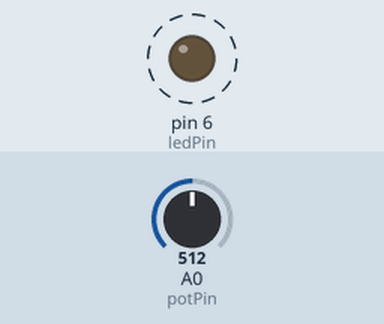
This sketch was run on a simulated Arduino Uno, built with avr-gcc and run on an emulated ATmega328P. Shown: output pins drawn as LEDs (lit = HIGH). Dashed ring = blinking. Inputs (shaded band) come from the test bench; at power-on: A0 (potPin) = 512.

Above: at 0.88 s.
1.4 s: A0 (potPin) set to 0
At 1.42 s:
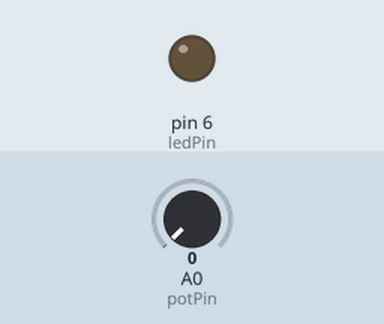
At 2.7 s:
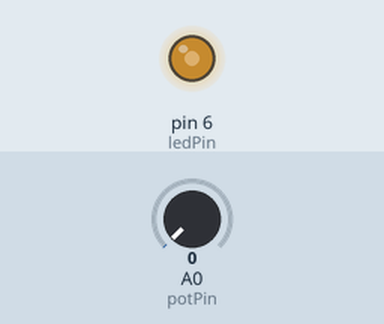
3.0 s: A0 (potPin) set to 4
6.0 s: A0 (potPin) set to 306
Timing chart, 0 to 15.0 s (numbered marks = the images above; inputs shaded):
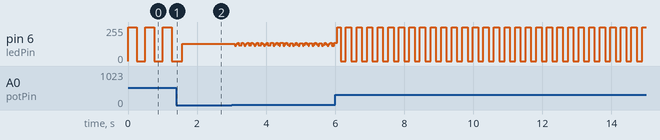

The sketch:

tremolo.ino
```cpp
const int potPin = A0;  // Potentiometer on A0
const int ledPin = 6;   // LED on D6

void setup() {
  pinMode(ledPin, OUTPUT);
}

void loop() {
  // Read the pot (0 to 1023)
  int potValue = analogRead(potPin);

  // Convert pot value to a delay time in milliseconds (e.g., 5ms fast to 500ms slow)
  int blinkSpeed = map(potValue, 0, 1023, 5, 500);

  digitalWrite(ledPin, HIGH); // Turn LED ON
  delay(blinkSpeed);          // Wait

  digitalWrite(ledPin, LOW);  // Turn LED OFF
  delay(blinkSpeed);          // Wait
}
```

Measured:
- by itself, pin 6 (ledPin): alternates 255/255 for 0.15 s and 0/255 for 0.15 s
